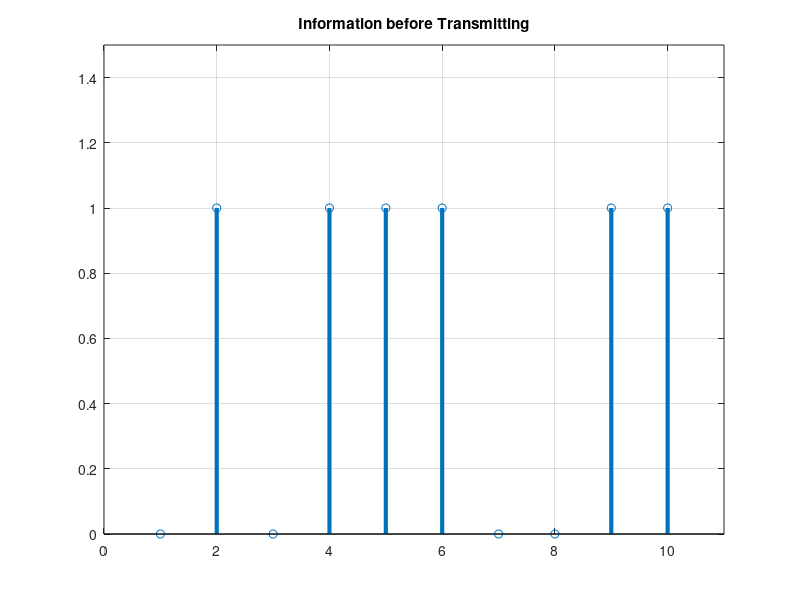
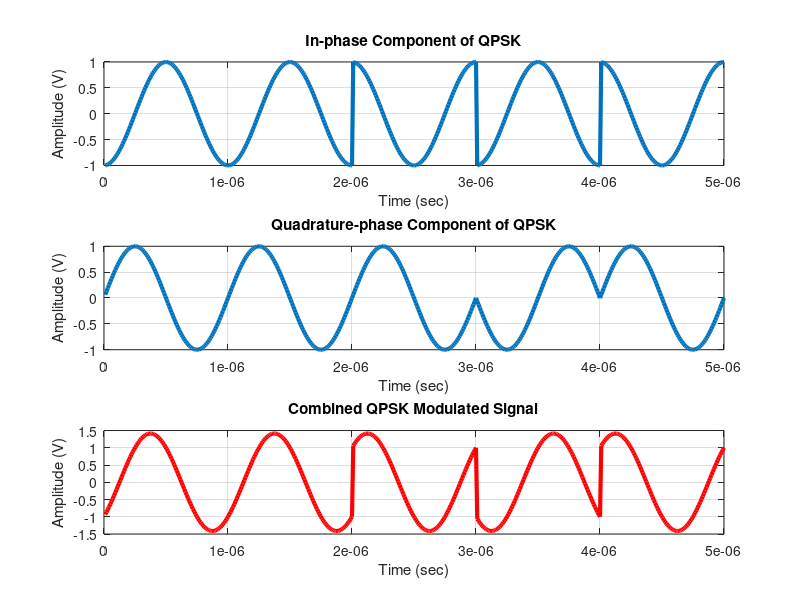
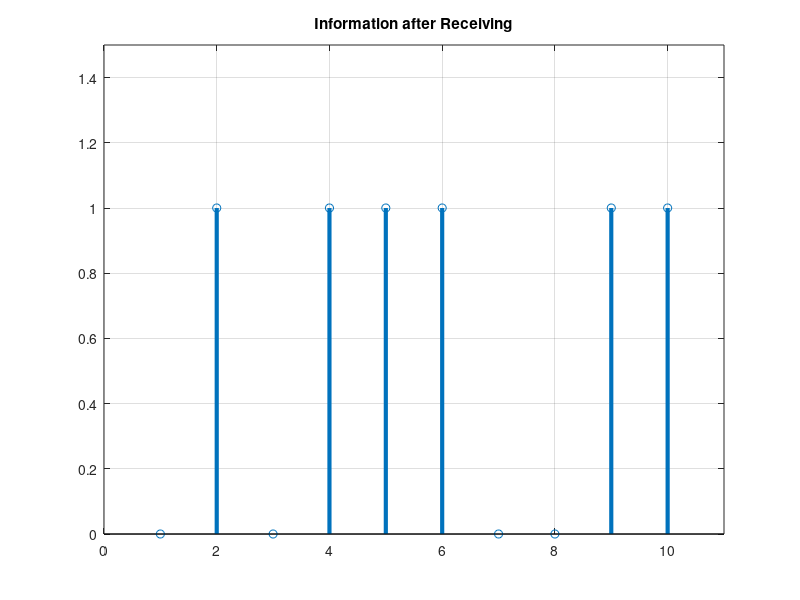

These charts were generated, in order, by the following MATLAB code:
% QPSK

% Clear workspace and close all figures
clc;
clear all;
close all;

% Input data (binary sequence)
data = [0 1 0 1 1 1 0 0 1 1]; 

% Plot the original data before transmission
figure(1)
stem(data, 'linewidth', 3);
grid on;
title('Information before Transmitting');
axis([0 11 0 1.5]);

% QPSK Modulation:
% Step 1: Convert binary data (0, 1) to NZR (Non-Zero-Return) format, i.e., 0 -> -1, 1 -> 1
data_NZR = 2 * data - 1; 

% Step 2: Reshape data into two components for I (in-phase) and Q (quadrature)
s_p_data = reshape(data_NZR, 2, length(data)/2);

% Define transmission parameters
br = 10^6;        % Bit rate in bits per second (1 Mbps)
f = br;           % Carrier frequency (same as bit rate for simplicity)
T = 1/br;         % Bit duration (1/bit rate)
t = T/99:T/99:T;  % Time vector (for each bit period)

% Initialize arrays for the signals
y = [];    % Combined signal (I + Q)
y_in = []; % In-phase signal (I)
y_qd = []; % Quadrature-phase signal (Q)

% Step 3: Modulate each pair of bits using QPSK
for i = 1:length(data)/2
    % In-phase component (I) - modulated by cosine
    y1 = s_p_data(1, i) * cos(2 * pi * f * t); 
    
    % Quadrature-phase component (Q) - modulated by sine
    y2 = s_p_data(2, i) * sin(2 * pi * f * t); 
    
    % Append to the corresponding signals
    y_in = [y_in y1];
    y_qd = [y_qd y2]; 
    
    % Combined signal (I + Q)
    y = [y y1 + y2]; 
end

% Tx_sig is the transmitted signal (sum of I and Q)
Tx_sig = y; 

% Time vector for plotting the signals
tt = T/99:T/99:(T * length(data))/2;

% Plot the modulated signals
figure(2)
subplot(3, 1, 1);
plot(tt, y_in, 'linewidth', 3), grid on;
title('In-phase Component of QPSK');
xlabel('Time (sec)');
ylabel('Amplitude (V)');

subplot(3, 1, 2);
plot(tt, y_qd, 'linewidth', 3), grid on;
title('Quadrature-phase Component of QPSK');
xlabel('Time (sec)');
ylabel('Amplitude (V)');

subplot(3, 1, 3);
plot(tt, Tx_sig, 'r', 'linewidth', 3), grid on;
title('Combined QPSK Modulated Signal');
xlabel('Time (sec)');
ylabel('Amplitude (V)');

% QPSK Demodulation:
% Step 4: Initialize received data array
Rx_data = []; 

% Assume the received signal is the same as the transmitted signal (ideal channel)
Rx_sig = Tx_sig; 

% Step 5: Demodulate each pair of bits
for i = 1:length(data)/2
    % Extract the in-phase component (multiply by cosine)
    Z_in = Rx_sig((i-1)*length(t) + 1 : i*length(t)) .* cos(2 * pi * f * t);
    
    % Integrate over one bit period to get the decision value for the in-phase component
    Z_in_intg = (trapz(t, Z_in)) * (2 / T); 
    
    % Decision rule: if the integral is positive, bit is 1, else bit is 0
    if Z_in_intg > 0
        Rx_in_data = 1;
    else
        Rx_in_data = 0;
    end

    % Extract the quadrature-phase component (multiply by sine)
    Z_qd = Rx_sig((i-1)*length(t) + 1 : i*length(t)) .* sin(2 * pi * f * t);
    
    % Integrate over one bit period to get the decision value for the quadrature-phase component
    Z_qd_intg = (trapz(t, Z_qd)) * (2 / T);
    
    % Decision rule: if the integral is positive, bit is 1, else bit is 0
    if Z_qd_intg > 0
        Rx_qd_data = 1;
    else
        Rx_qd_data = 0;
    end
    
    % Append the decoded in-phase and quadrature-phase data
    Rx_data = [Rx_data Rx_in_data Rx_qd_data];
end

% Plot the received data after demodulation
figure(3)
stem(Rx_data, 'linewidth', 3);
title('Information after Receiving');
axis([0 11 0 1.5]);
grid on;
